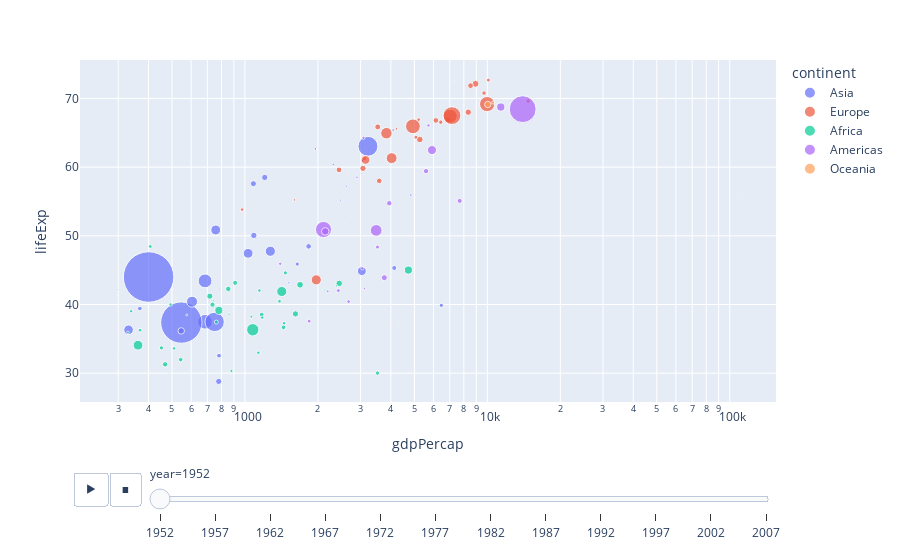

The notebook cell this image was saved under:
### Code cell
import plotly.express as px

df = px.data.gapminder()  # Load a sample dataset

# Create an animated scatter plot
fig = px.scatter(df, x="gdpPercap", y="lifeExp", 
                 animation_frame="year", 
                 animation_group="country",
                 size="pop", color="continent", 
                 hover_name="country", 
                 log_x=True, size_max=55)

fig.show()  # Display the figure

### Figure 1 — Plotly figure (JSON) as saved in the notebook; plotly's stock layout.template omitted (floating-point values rounded to 4 significant figures)
{"data": [{"hovertemplate": "<b>%{hovertext}</b><br><br>continent=Asia<br>year=1952<br>gdpPercap=%{x}<br>lifeExp=%{y}<br>pop=%{marker.size}<extra></extra>", "hovertext": ["Afghanistan", "Bahrain", "Bangladesh", "Cambodia", "China", "Hong Kong, China", "India", "Indonesia", "Iran", "Iraq", "Israel", "Japan", "Jordan", "Korea, Dem. Rep.", "Korea, Rep.", "Kuwait", "Lebanon", "Malaysia", "Mongolia", "Myanmar", "Nepal", "Oman", "Pakistan", "Philippines", "Saudi Arabia", "Singapore", "Sri Lanka", "Syria", "Taiwan", "Thailand", "Vietnam", "West Bank and Gaza", "Yemen, Rep."], "ids": ["Afghanistan", "Bahrain", "Bangladesh", "Cambodia", "China", "Hong Kong, China", "India", "Indonesia", "Iran", "Iraq", "Israel", "Japan", "Jordan", "Korea, Dem. Rep.", "Korea, Rep.", "Kuwait", "Lebanon", "Malaysia", "Mongolia", "Myanmar", "Nepal", "Oman", "Pakistan", "Philippines", "Saudi Arabia", "Singapore", "Sri Lanka", "Syria", "Taiwan", "Thailand", "Vietnam", "West Bank and Gaza", "Yemen, Rep."], "legendgroup": "Asia", "marker": {"color": "#636efa", "size": [8425333, 120447, 46886859, 4693836, 556263527, 2125900, 372000000, 82052000, 17272000, 5441766, 1620914, 86459025, 607914, 8865488, 20947571, 160000, 1439529, 6748378, 800663, 20092996, 9182536, 507833, 41346560, 22438691, 4005677, 1127000, 7982342, 3661549, 8550362, 21289402, 26246839, 1030585, 4963829], "sizemode": "area", "sizeref": 435900.0, "symbol": "circle"}, "mode": "markers", "name": "Asia", "orientation": "v", "showlegend": true, "type": "scatter", "x": [779.4, 9867.0, 684.2, 368.5, 400.4, 3054.0, 546.6, 749.7, 3035.0, 4130.0, 4087.0, 3217.0, 1547.0, 1088.0, 1031.0, 108400.0, 4835.0, 1831.0, 786.6, 331, 545.9, 1828.0, 684.6, 1273.0, 6460.0, 2315.0, 1084.0, 1643.0, 1207.0, 757.8, 605.1, 1516.0, 781.7], "xaxis": "x", "y": [28.8, 50.94, 37.48, 39.42, 44, 60.96, 37.37, 37.47, 44.87, 45.32, 65.39, 63.03, 43.16, 50.06, 47.45, 55.56, 55.93, 48.46, 42.24, 36.32, 36.16, 37.58, 43.44, 47.75, 39.88, 60.4, 57.59, 45.88, 58.5, 50.85, 40.41, 43.16, 32.55], "yaxis": "y"}, {"hovertemplate": "<b>%{hovertext}</b><br><br>continent=Europe<br>year=1952<br>gdpPercap=%{x}<br>lifeExp=%{y}<br>pop=%{marker.size}<extra></extra>", "hovertext": ["Albania", "Austria", "Belgium", "Bosnia and Herzegovina", "Bulgaria", "Croatia", "Czech Republic", "Denmark", "Finland", "France", "Germany", "Greece", "Hungary", "Iceland", "Ireland", "Italy", "Montenegro", "Netherlands", "Norway", "Poland", "Portugal", "Romania", "Serbia", "Slovak Republic", "Slovenia", "Spain", "Sweden", "Switzerland", "Turkey", "United Kingdom"], "ids": ["Albania", "Austria", "Belgium", "Bosnia and Herzegovina", "Bulgaria", "Croatia", "Czech Republic", "Denmark", "Finland", "France", "Germany", "Greece", "Hungary", "Iceland", "Ireland", "Italy", "Montenegro", "Netherlands", "Norway", "Poland", "Portugal", "Romania", "Serbia", "Slovak Republic", "Slovenia", "Spain", "Sweden", "Switzerland", "Turkey", "United Kingdom"], "legendgroup": "Europe", "marker": {"color": "#EF553B", "size": [1282697, 6927772, 8730405, 2791000, 7274900, 3882229, 9125183, 4334000, 4090500, 42459667, 69145952, 7733250, 9504000, 147962, 2952156, 47666000, 413834, 10381988, 3327728, 25730551, 8526050, 16630000, 6860147, 3558137, 1489518, 28549870, 7124673, 4815000, 22235677, 50430000], "sizemode": "area", "sizeref": 435900.0, "symbol": "circle"}, "mode": "markers", "name": "Europe", "orientation": "v", "showlegend": true, "type": "scatter", "x": [1601.0, 6137.0, 8343.0, 973.5, 2444.0, 3119.0, 6876.0, 9692.0, 6425.0, 7030.0, 7144.0, 3531.0, 5264.0, 7268.0, 5210.0, 4931.0, 2648.0, 8942.0, 10100.0, 4029.0, 3068.0, 3145.0, 3581.0, 5075.0, 4215.0, 3834.0, 8528.0, 14730.0, 1969.0, 9980.0], "xaxis": "x", "y": [55.23, 66.8, 68, 53.82, 59.6, 61.21, 66.87, 70.78, 66.55, 67.41, 67.5, 65.86, 64.03, 72.49, 66.91, 65.94, 59.16, 72.13, 72.67, 61.31, 59.82, 61.05, 58.0, 64.36, 65.57, 64.94, 71.86, 69.62, 43.59, 69.18], "yaxis": "y"}, {"hovertemplate": "<b>%{hovertext}</b><br><br>continent=Africa<br>year=1952<br>gdpPercap=%{x}<br>lifeExp=%{y}<br>pop=%{marker.size}<extra></extra>", "hovertext": ["Algeria", "Angola", "Benin", "Botswana", "Burkina Faso", "Burundi", "Cameroon", "Central African Republic", "Chad", "Comoros", "Congo, Dem. Rep.", "Congo, Rep.", "Cote d'Ivoire", "Djibouti", "Egypt", "Equatorial Guinea", "Eritrea", "Ethiopia", "Gabon", "Gambia", "Ghana", "Guinea", "Guinea-Bissau", "Kenya", "Lesotho", "Liberia", "Libya", "Madagascar", "Malawi", "Mali", "Mauritania", "Mauritius", "Morocco", "Mozambique", "Namibia", "Niger", "Nigeria", "Reunion", "Rwanda", "Sao Tome and Principe", "Senegal", "Sierra Leone", "Somalia", "South Africa", "Sudan", "Swaziland", "Tanzania", "Togo", "Tunisia", "Uganda", "Zambia", "Zimbabwe"], "ids": ["Algeria", "Angola", "Benin", "Botswana", "Burkina Faso", "Burundi", "Cameroon", "Central African Republic", "Chad", "Comoros", "Congo, Dem. Rep.", "Congo, Rep.", "Cote d'Ivoire", "Djibouti", "Egypt", "Equatorial Guinea", "Eritrea", "Ethiopia", "Gabon", "Gambia", "Ghana", "Guinea", "Guinea-Bissau", "Kenya", "Lesotho", "Liberia", "Libya", "Madagascar", "Malawi", "Mali", "Mauritania", "Mauritius", "Morocco", "Mozambique", "Namibia", "Niger", "Nigeria", "Reunion", "Rwanda", "Sao Tome and Principe", "Senegal", "Sierra Leone", "Somalia", "South Africa", "Sudan", "Swaziland", "Tanzania", "Togo", "Tunisia", "Uganda", "Zambia", "Zimbabwe"], "legendgroup": "Africa", "marker": {"color": "#00cc96", "size": [9279525, 4232095, 1738315, 442308, 4469979, 2445618, 5009067, 1291695, 2682462, 153936, 14100005, 854885, 2977019, 63149, 22223309, 216964, 1438760, 20860941, 420702, 284320, 5581001, 2664249, 580653, 6464046, 748747, 863308, 1019729, 4762912, 2917802, 3838168, 1022556, 516556, 9939217, 6446316, 485831, 3379468, 33119096, 257700, 2534927, 60011, 2755589, 2143249, 2526994, 14264935, 8504667, 290243, 8322925, 1219113, 3647735, 5824797, 2672000, 3080907], "sizemode": "area", "sizeref": 435900.0, "symbol": "circle"}, "mode": "markers", "name": "Africa", "orientation": "v", "showlegend": true, "type": "scatter", "x": [2449.0, 3521.0, 1063.0, 851.2, 543.3, 339.3, 1173.0, 1071.0, 1179.0, 1103.0, 780.5, 2126.0, 1389.0, 2670.0, 1419.0, 375.6, 328.9, 362.1, 4293.0, 485.2, 911.3, 510.2, 299.9, 853.5, 298.8, 575.6, 2388.0, 1443.0, 369.2, 452.3, 743.1, 1968.0, 1688.0, 468.5, 2424.0, 761.9, 1077.0, 2719.0, 493.3, 879.6, 1450.0, 879.8, 1136.0, 4725.0, 1616.0, 1148.0, 716.7, 859.8, 1468.0, 734.8, 1147.0, 406.9], "xaxis": "x", "y": [43.08, 30.02, 38.22, 47.62, 31.98, 39.03, 38.52, 35.46, 38.09, 40.72, 39.14, 42.11, 40.48, 34.81, 41.89, 34.48, 35.93, 34.08, 37.0, 30, 43.15, 33.61, 32.5, 42.27, 42.14, 38.48, 42.72, 36.68, 36.26, 33.69, 40.54, 50.99, 42.87, 31.29, 41.73, 37.44, 36.32, 52.72, 40, 46.47, 37.28, 30.33, 32.98, 45.01, 38.63, 41.41, 41.22, 38.6, 44.6, 39.98, 42.04, 48.45], "yaxis": "y"}, {"hovertemplate": "<b>%{hovertext}</b><br><br>continent=Americas<br>year=1952<br>gdpPercap=%{x}<br>lifeExp=%{y}<br>pop=%{marker.size}<extra></extra>", "hovertext": ["Argentina", "Bolivia", "Brazil", "Canada", "Chile", "Colombia", "Costa Rica", "Cuba", "Dominican Republic", "Ecuador", "El Salvador", "Guatemala", "Haiti", "Honduras", "Jamaica", "Mexico", "Nicaragua", "Panama", "Paraguay", "Peru", "Puerto Rico", "Trinidad and Tobago", "United States", "Uruguay", "Venezuela"], "ids": ["Argentina", "Bolivia", "Brazil", "Canada", "Chile", "Colombia", "Costa Rica", "Cuba", "Dominican Republic", "Ecuador", "El Salvador", "Guatemala", "Haiti", "Honduras", "Jamaica", "Mexico", "Nicaragua", "Panama", "Paraguay", "Peru", "Puerto Rico", "Trinidad and Tobago", "United States", "Uruguay", "Venezuela"], "legendgroup": "Americas", "marker": {"color": "#ab63fa", "size": [17876956, 2883315, 56602560, 14785584, 6377619, 12350771, 926317, 6007797, 2491346, 3548753, 2042865, 3146381, 3201488, 1517453, 1426095, 30144317, 1165790, 940080, 1555876, 8025700, 2227000, 662850, 157553000, 2252965, 5439568], "sizemode": "area", "sizeref": 435900.0, "symbol": "circle"}, "mode": "markers", "name": "Americas", "orientation": "v", "showlegend": true, "type": "scatter", "x": [5911.0, 2677.0, 2109.0, 11370.0, 3940.0, 2144.0, 2627.0, 5587.0, 1398.0, 3522.0, 3048.0, 2428.0, 1840.0, 2195.0, 2899.0, 3478.0, 3112.0, 2480.0, 1952.0, 3759.0, 3082.0, 3023.0, 13990.0, 5717.0, 7690.0], "xaxis": "x", "y": [62.48, 40.41, 50.92, 68.75, 54.74, 50.64, 57.21, 59.42, 45.93, 48.36, 45.26, 42.02, 37.58, 41.91, 58.53, 50.79, 42.31, 55.19, 62.65, 43.9, 64.28, 59.1, 68.44, 66.07, 55.09], "yaxis": "y"}, {"hovertemplate": "<b>%{hovertext}</b><br><br>continent=Oceania<br>year=1952<br>gdpPercap=%{x}<br>lifeExp=%{y}<br>pop=%{marker.size}<extra></extra>", "hovertext": ["Australia", "New Zealand"], "ids": ["Australia", "New Zealand"], "legendgroup": "Oceania", "marker": {"color": "#FFA15A", "size": [8691212, 1994794], "sizemode": "area", "sizeref": 435900.0, "symbol": "circle"}, "mode": "markers", "name": "Oceania", "orientation": "v", "showlegend": true, "type": "scatter", "x": [10040.0, 10560.0], "xaxis": "x", "y": [69.12, 69.39], "yaxis": "y"}], "layout": {"legend": {"itemsizing": "constant", "title": {"text": "continent"}, "tracegroupgap": 0}, "margin": {"t": 60}, "sliders": [{"active": 0, "currentvalue": {"prefix": "year="}, "len": 0.9, "pad": {"b": 10, "t": 60}, "steps": [{"args": [["1952"], {"frame": {"duration": 0, "redraw": false}, "fromcurrent": true, "mode": "immediate", "transition": {"duration": 0, "easing": "linear"}}], "label": "1952", "method": "animate"}, {"args": [["1957"], {"frame": {"duration": 0, "redraw": false}, "fromcurrent": true, "mode": "immediate", "transition": {"duration": 0, "easing": "linear"}}], "label": "1957", "method": "animate"}, {"args": [["1962"], {"frame": {"duration": 0, "redraw": false}, "fromcurrent": true, "mode": "immediate", "transition": {"duration": 0, "easing": "linear"}}], "label": "1962", "method": "animate"}, {"args": [["1967"], {"frame": {"duration": 0, "redraw": false}, "fromcurrent": true, "mode": "immediate", "transition": {"duration": 0, "easing": "linear"}}], "label": "1967", "method": "animate"}, {"args": [["1972"], {"frame": {"duration": 0, "redraw": false}, "fromcurrent": true, "mode": "immediate", "transition": {"duration": 0, "easing": "linear"}}], "label": "1972", "method": "animate"}, {"args": [["1977"], {"frame": {"duration": 0, "redraw": false}, "fromcurrent": true, "mode": "immediate", "transition": {"duration": 0, "easing": "linear"}}], "label": "1977", "method": "animate"}, {"args": [["1982"], {"frame": {"duration": 0, "redraw": false}, "fromcurrent": true, "mode": "immediate", "transition": {"duration": 0, "easing": "linear"}}], "label": "1982", "method": "animate"}, {"args": [["1987"], {"frame": {"duration": 0, "redraw": false}, "fromcurrent": true, "mode": "immediate", "transition": {"duration": 0, "easing": "linear"}}], "label": "1987", "method": "animate"}, {"args": [["1992"], {"frame": {"duration": 0, "redraw": false}, "fromcurrent": true, "mode": "immediate", "transition": {"duration": 0, "easing": "linear"}}], "label": "1992", "method": "animate"}, {"args": [["1997"], {"frame": {"duration": 0, "redraw": false}, "fromcurrent": true, "mode": "immediate", "transition": {"duration": 0, "easing": "linear"}}], "label": "1997", "method": "animate"}, {"args": [["2002"], {"frame": {"duration": 0, "redraw": false}, "fromcurrent": true, "mode": "immediate", "transition": {"duration": 0, "easing": "linear"}}], "label": "2002", "method": "animate"}, {"args": [["2007"], {"frame": {"duration": 0, "redraw": false}, "fromcurrent": true, "mode": "immediate", "transition": {"duration": 0, "easing": "linear"}}], "label": "2007", "method": "animate"}], "x": 0.1, "xanchor": "left", "y": 0, "yanchor": "top"}], "updatemenus": [{"buttons": [{"args": [null, {"frame": {"duration": 500, "redraw": false}, "fromcurrent": true, "mode": "immediate", "transition": {"duration": 500, "easing": "linear"}}], "label": "&#9654;", "method": "animate"}, {"args": [[null], {"frame": {"duration": 0, "redraw": false}, "fromcurrent": true, "mode": "immediate", "transition": {"duration": 0, "easing": "linear"}}], "label": "&#9724;", "method": "animate"}], "direction": "left", "pad": {"r": 10, "t": 70}, "showactive": false, "type": "buttons", "x": 0.1, "xanchor": "right", "y": 0, "yanchor": "top"}], "xaxis": {"anchor": "y", "domain": [0, 1], "title": {"text": "gdpPercap"}, "type": "log"}, "yaxis": {"anchor": "x", "domain": [0, 1], "title": {"text": "lifeExp"}}}}
